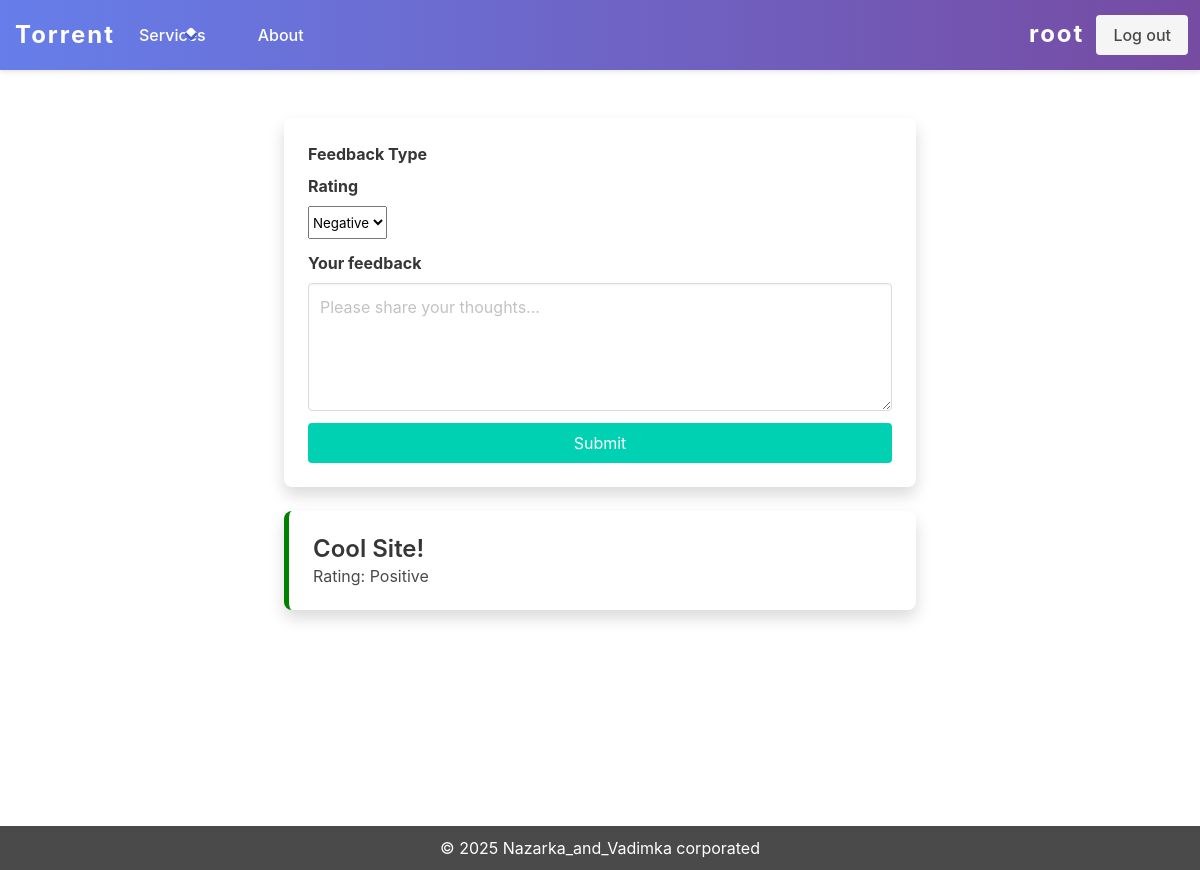
The app's page /feedback/ (signed in), older data.
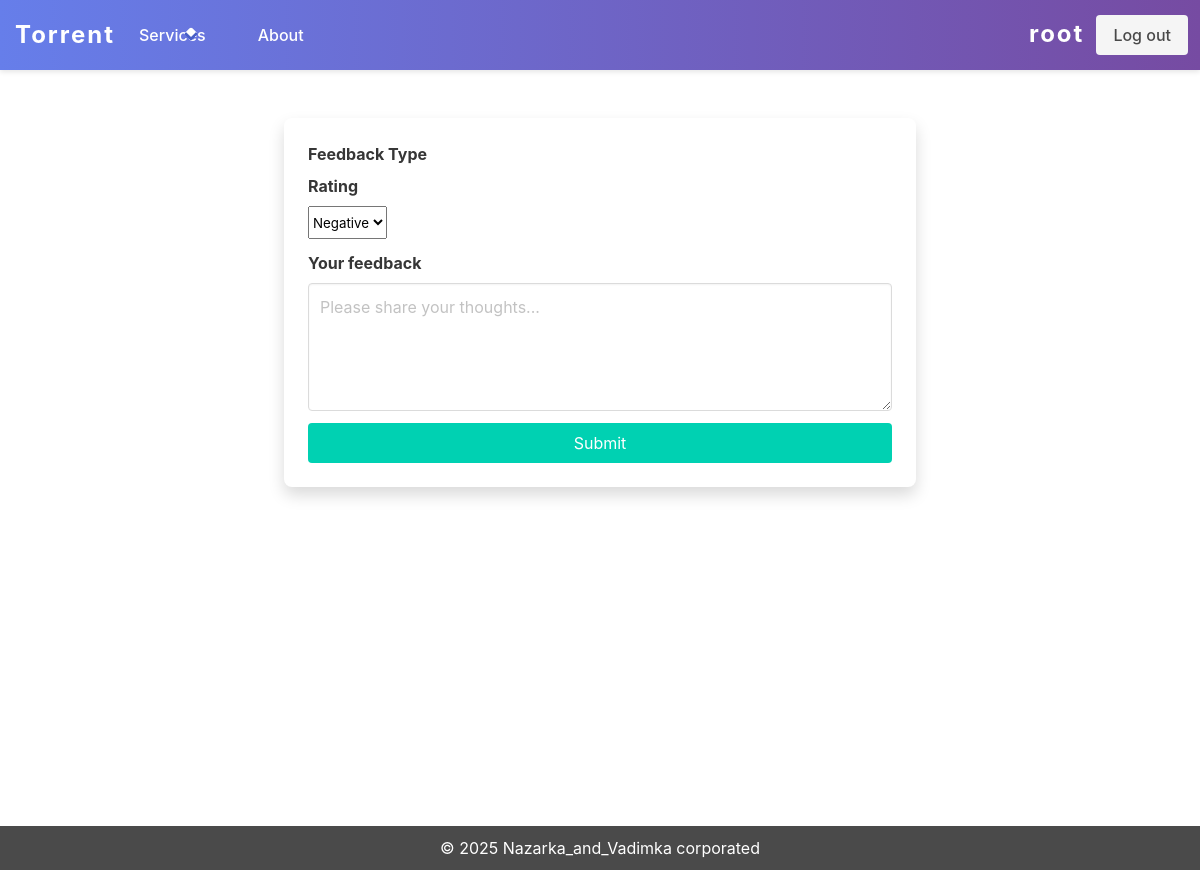
The same page, newer data.
### tables this page shows
CREATE TABLE users (
      user_id INTEGER PRIMARY KEY AUTOINCREMENT UNIQUE,
      username TEXT NOT NULL UNIQUE,
      gmail TEXT NOT NULL UNIQUE,
      password TEXT NOT NULL,
      email_verified BOOLEAN DEFAULT FALSE
);

CREATE TABLE feedback (
    feedback_id INTEGER PRIMARY KEY AUTOINCREMENT,
    user_id INTEGER NOT NULL,
    text TEXT NOT NULL,
    rating INTEGER NOT NULL,
    FOREIGN KEY (user_id) REFERENCES users (user_id) ON DELETE CASCADE
);

### app/routes/feedback.py (the view)
@app.get("/feedback/")
@login_required
def get_feedback():
    form = FeedbackForm()
    form.rating.choices = [(1, "Negative"), (2, "Positive")]
    connection = get_db_connection()
    feedback = connection.execute(
        "SELECT f.feedback_id, f.text, f.rating, u.username FROM feedback f "
        "JOIN users u ON f.user_id = u.user_id"
    ).fetchall()
    connection.close()
    return render_template("feedback.html", form=form, feedbacks=feedback)

### app/forms/feedback.py
class FeedbackForm(FlaskForm):
    text = TextAreaField("Your feedback", validators=[validators.InputRequired()], render_kw={"placeholder": "Input your feedback here..."})
    rating = SelectField("Rating")
    submit = SubmitField("Submit")

### app/routes/auth.py (called while the page is built)
@login_manager.user_loader
def load_user(user_id):
    conn = get_db_connection()
    curs = conn.cursor()
    curs.execute("SELECT * FROM users WHERE user_id = ?", (user_id,))
    user = curs.fetchone()
    conn.close()
    if user:
        return User(user_id=user[0], username=user[1], gmail=user[2], password=user[3], email_verified=user[4])
    return None

### connection.py (called while the page is built)
def get_db_connection():
    connection = sqlite3.connect("database.db", timeout=5)
    connection.row_factory = sqlite3.Row
    return connection

### app/templates/feedback.html (shortened to what this page needs)
{% extends "base.html" %}
{% block head %}
    <link rel="stylesheet" href="../static/css/feedback.css">
{% endblock %}
{% block content %}
<section class="section">
    <div class="container">
        <div class="columns is-centered">
            <div class="column is-8">
                <div class="card feedback-card fade-in">
                    <div class="card-content">
                        <form action="{{ url_for('post_add_feedback') }}" method="POST">
                            <div class="field">
                                <label class="label">Feedback Type</label>
                                <div class="control">
                                    {{ form.rating.label(class="label") }}
                                    {{ form.rating(class="select") }}
                                </div>
                            </div>
                            <div class="field">
                                <div class="control">
                                    {{ form.text.label(class="label") }}
                                    {{ form.text(class="textarea", placeholder="Please share your thoughts...") }}
                                </div>
                            </div>
                            <div class="field">
                                <div class="control">
                                    <button class="button is-primary is-fullwidth" type="submit">{{ form.submit.label.text }}</button>
                                </div>
                            </div>
                        </form>
                    </div>
                </div>
            </div>
        </div>
        <div class="columns is-centered">
            <div class="column is-8">
                {% for feedback in feedbacks %}
                    <div class="card feedback-card fade-in {% if feedback['rating'] == 2 %}positive-feedback{% else %}negative-feedback{% endif %}">
                        <div class="card-content">
                            <p class="title is-4">{{ feedback['text'] }}</p>
                            <p class="subtitle is-6">Rating: {% if feedback['rating'] == 2 %}Positive{% else %}Negative{% endif %}</p>
                        </div>
                    </div>
                    <br>
                {% endfor %}
            </div>
        </div>
    </div>
</section>
{% endblock %}

### app/templates/base.html (shortened to what this page needs)
<!DOCTYPE html>
<html lang="en">
<head>
  <link rel="stylesheet" href="https://cdn.jsdelivr.net/npm/bulma@0.9.4/css/bulma.min.css">
  <link rel="stylesheet" href="../static/css/style.css">
  {% block head %}{% endblock %}
</head>
<body>
{% block navbar %}
  <nav class="navbar is-transparent" role="navigation" aria-label="main navigation">
    <div class="container">
      <div class="navbar-brand">
        <a class="navbar-item logo" href="{{ url_for('get_games') }}">
          <span class="logo-text">Torrent</span>
        </a>
      </div>
          <div class="navbar-item has-dropdown is-hoverable">
            <a class="navbar-link nav-link">
              Services
            </a>
          </div>
          <a class="navbar-item nav-link" href="{{ url_for('get_about') }}">
            About
          </a>
        </div>
        <div class="navbar-end">
          <div class="navbar-item">
              <div class="buttons">
                  {% if session.get('username') %}
                      <span class="navbar-item">
                          <strong class="user-text">{{ session['username'] }}</strong>
                      </span>
                      <a class="button is-light animated-button" href="{{ url_for('get_logout') }}">
                          Log out
                      </a>
                  {% endif %}
              </div>
            </div>
        </div>
  </nav>
{% endblock %}
<div class="wrapper">
  <div class="main-content">
      {% block content %}{% endblock %}
  </div>
  <footer>
      <p>© 2025 Nazarka_and_Vadimka corporated</p>
  </footer>
</div>
</body>
</html>

### app/static/css/style.css (style rules this page uses)
.navbar { box-shadow: 0 2px 5px rgba(0, 0, 0, 0.1); transition: all 0.3s ease; background: linear-gradient(90deg, #667eea 0%, #764ba2 100%); }
.navbar-item, .navbar-link { color: white !important; font-weight: 500; transition: all 0.3s ease; }
.logo { position: relative; overflow: hidden; }
.logo-text { font-size: 1.5rem; font-weight: 700; letter-spacing: 2px; color: white; }
.user-text { font-size: 1.5rem; font-weight: 700; letter-spacing: 2px; color: white; margin-bottom: 10px; }
.logo::after { content: ''; position: absolute; bottom: 0; left: 0; width: 0; height: 2px; background-color: white; transition: width 0.3s ease; }
.nav-link { position: relative; }
.nav-link::after { content: ''; position: absolute; bottom: 10px; left: 50%; width: 0; height: 2px; background-color: white; transition: all 0.3s ease; transform: translateX(-50%); }
.animated-button { transition: all 0.3s ease; overflow: hidden; position: relative; z-index: 1; }
.animated-button::before { content: ''; position: absolute; top: 0; left: -100%; width: 100%; height: 100%; background: rgba(255, 255, 255, 0.2); transition: all 0.3s ease; z-index: -1; }
footer { color: white; background: #4a4a4a; width: 100%; padding: 10px; text-align: center; position: relative; bottom: 0; left: 0; }
.wrapper { display: flex; flex-direction: column; min-height: 100vh; }
.main-content { flex: 1; }

### app/static/css/feedback.css (style rules this page uses)
.feedback-card { border-radius: 0.5rem; box-shadow: 0 0.5rem 1rem rgba(0, 0, 0, 0.15); }
.fade-in { opacity: 0; transform: translateY(20px); transition: opacity 0.5s ease, transform 0.5s ease; }
.fade-in.is-visible { opacity: 1; transform: translateY(0); }

Row changes from the older to the newer data that the page shows:
removed feedback: text "Cool Site!", rating "Positive"
